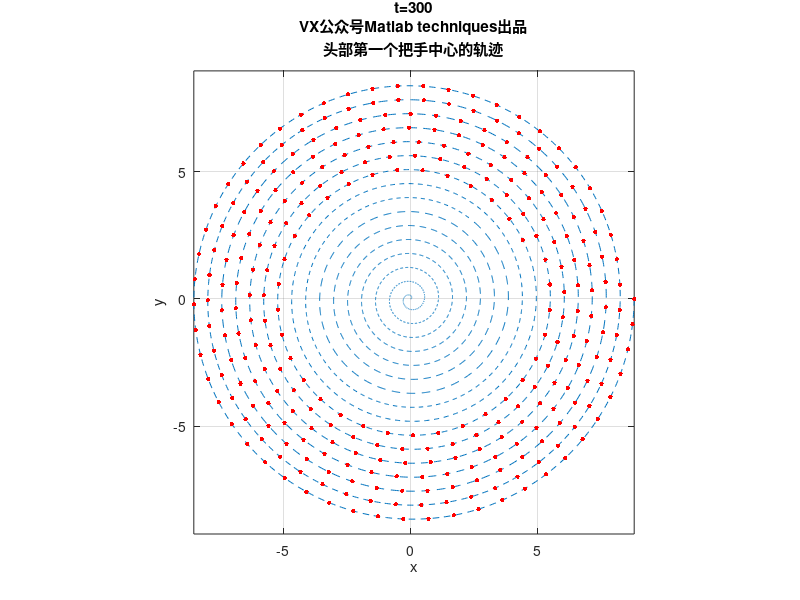

Source code (MATLAB): (Note: this script raises an error after producing the figure.)
%% VX公众号：Matlab techniques出品，谨防假冒！
clc;close all
warning off
luoju=55e-2; % 螺距
k=luoju/2/pi; % 螺线方程的系数 r=k theta
L1=341e-2;
D1=L1-27.5e-2*2; % 龙头把手两个孔之间的距离
L2=220e-2;
D2=L2-27.5e-2*2; % 其他凳子把手两个孔之间的距离

%% 先画出部分螺线
theta=16*2*pi:-0.01:0*pi;
r=k*theta;
x=r.*cos(theta);
y=r.*sin(theta);
figure(1)
set(gcf,'Position',[200 200 600 600]);
plot(x,y,'--')
axis equal
grid on
xlabel('x')
ylabel('y')
hold on
% 第一步，先确定300s内，龙头第一个把手的位置演化
mydtheta=@(t,theta)-1./(k*sqrt(1+theta.^2));
theta0=2*pi*16; % 初始位置时候的角度
dt=0.1; % 时间步长
tspan=0:dt:300; % 求解时间点
[tt,theta]=ode45(mydtheta,tspan,theta0); % 龙格库塔法求解
X1=k*theta.*cos(theta);
Y1=k*theta.*sin(theta);
for i=1:10:length(theta)
    title({['t=',num2str(tt(i))],'VX公众号Matlab techniques出品','头部第一个把手中心的轨迹'})
    plot(X1(i),Y1(i),'r.','MarkerSize',10)
    drawnow
end
hwait=waitbar(0,'计算开始...')
%% 第二步,确定每个时间点下，头部凳子的后面一个孔（也要在螺线上）,以及龙身和龙尾凳子各个孔所在位置(都要在螺线上）
N=223; % 龙头+龙身+龙尾总的个数
X=nan*zeros(N+1,length(X1)); 
Y=nan*zeros(N+1,length(X1)); % 每一行代表每个凳子的前把手孔的位置在各个时间点处的值,因为尾部还有一个孔，所以一共223+1个，所以X和Y对应223+1行
Theta=nan*zeros(N+1,length(X1)); % 记录每个孔在各个时刻处的位置对应的角度theta（这为了求速度的）
X(1,:)=X1;
Y(1,:)=Y1;% 第一行已知了，上面求得的头部第一个把手位置数据
Theta(1,:)=theta; % 第一行已知了，第一个把手的角度数据，上面求了
for j=1:length(tt)
    for i=2:N+1 % 在每一个时间点下，对每一行循环计算，意思是求出此时各个把手孔的位置信息
        d=D1*(i<=2)+D2*(i>2); % 分辨下是第一个凳子还是其他凳子，孔之间的距离不一样！
        thetaij=solve_theta(luoju,X(i-1,j),Y(i-1,j),Theta(i-1,j),d); % 子函数求解下一个孔的角度值
        if thetaij>theta0 % 如果下一个孔的角度超出了初始位置咋办？不记录！
            Theta(i,j)=nan;
            X(i,j)=nan;
            Y(i,j)=nan;
            break;
        else
            Theta(i,j)=thetaij;
            X(i,j)=k*thetaij*cos(thetaij);
            Y(i,j)=k*thetaij*sin(thetaij);
        end
        waitbar(((j-1)*N+i)/(length(tt)*N),hwait,'已经完成...')
    end
end
close(hwait)
%% 下面来可视化，盘入的动态图
theta=16*2*pi:-0.01:0*pi;
r=k*theta;
x=r.*cos(theta);
y=r.*sin(theta);
set(gcf,'Position',[200 200 600 600])
for j=1:length(tt)
    figure(2)
    plot(x,y,'--')
    axis equal
    grid on
    xlabel('x')
    ylabel('y')
    hold on
    
    plot(X(:,j),Y(:,j),'k-','LineWidth',1.2,'Marker','o','MarkerSize',6,'MarkerFaceColor','r')
    title({['t=',num2str(tt(j))],'VX公众号Matlab techniques出品','盘入的轨迹'})
    drawnow
    hold off
end
%% 下面来求解速度数据(有各个孔的角度数据Theta，速度数据可以用数值差分方法
V=zeros(size(X)); % 每一行对应一个孔的速度在不同时间节点上的值
V(:,1)=-k*sqrt(1+Theta(:,1).^2).*(Theta(:,2)-Theta(:,1))/dt; % 第一个时间点，用前向差分求导数
V(:,end)=-k*sqrt(1+Theta(:,end).^2).*(Theta(:,end)-Theta(:,end-1))/dt; % 最后一个时间点，用后向差分求导数
V(:,2:end-1)=-k*sqrt(1+Theta(:,2:end-1).^2).*(Theta(:,3:end)-Theta(:,1:end-2))/2/dt; % 中间的每一个时间点，用中心差分来求导数
% 不明白为什么这样求导的，去看我的推文：https://mp.weixin.qq.com/s/rI9B-VHT9i2jA28CN7oFMQ 
% 下面验证一下第一个孔位置的速度是不是1，也就是V矩阵的第一行的值
figure
plot(tt,V(1,:),'b-','LineWidth',1.3)
ylim([0 1.1])
xlabel('时间')
ylabel('头把手的速度')
title('验证数值计算得到的速度')
text(100,0.6,'公众号：Matlab techniques')

%% %%%%%%%%%%%%%%%%%%%% 到此，我们已经得到了所有把手中心的位置和速度随时间的数据,下面填表
nn=1/dt;
index=1:nn:length(tt); % 找出特定的时间点,来记录
Dataxy=zeros(2*(N+1),length(index)); % 这些记录所有点的位置信息
Dataxy(1:2:end,:)=round(X(:,index),6); % 这是所有点的x坐标
Dataxy(2:2:end,:)=round(Y(:,index),6); %             y坐标
Datav=round(V(:,index),6); % 这些记录所有点的速度信息
% 写入文件
filename = 'result1_test.xlsx';
sheet = 1;
xlRange = 'B2';
xlswrite(filename,Dataxy,sheet,xlRange)  % 自己搜一下如何保留6位小数（我没管这个细节
sheet = 2;
xlRange = 'B2';
xlswrite(filename,Datav,sheet,xlRange)  % 自己搜一下如何保留6位小数（我没管这个细节

%% 下面再看论文中的格式怎么导出
nn2=60/dt;
index2=1:nn2:length(tt); % 找出特定的时间点,来记录
index_row=[1 2:50:224 224];
Dataxy2=zeros(2*length(index_row),length(index2)); % 这些记录所有点的位置信息
Dataxy2(1:2:end,:)=round(X(index_row,index2),6); % 这是所有点的x坐标
Dataxy2(2:2:end,:)=round(Y(index_row,index2),6); %             y坐标
Datav2=round(V(index_row,index2),6); % 这些记录所有点的速度信息

%%%%%%%%% 以上全部计算完成！%%%%%%%%%%%%
%%%%%%公众号Matlab techniques出品！其他出处皆为抄袭！%%%%%%%%%%%%%%

%% 定义子函数：用来求解螺线上任意一个孔所在点坐标知道的情况下，如何求下一个孔所在位置
function theta=solve_theta(luoju,x1,y1,theta1,d) % 知道等距螺线上任意一点x1,y1,求在这同一条螺线上且与(x1,y1)这点相距为d的点的角度,要求这个角度一定要大于(x1,y1)这点的角度theta1
k=luoju/2/pi;
fun=@(theta)(k*theta.*cos(theta)-x1).^2+(k*theta.*sin(theta)-y1).^2-d^2;% 利用距离
q=0.01;
options = optimoptions('fsolve','Display','off'); % 不提示结果
theta=fsolve(fun,theta1+q,options); % 以前一个孔对应的角度值为基准进行非线性方程求零点，为什么加0.1？很简单，不想找比它还小的角度
while theta<=theta1 || abs(k*theta-k*theta1)>luoju/2 % 如果求解得到的角度比前面的孔对应的角度还小，或者新求出的孔与前一个孔不在一条螺线（在其他螺线）
    q=q+0.1;
    theta=fsolve(fun,theta+q,options); % 重新求一个角度
end % 直到满足：这个点与前面孔在一条螺线，且这个点角度比前面孔的角度大!
end

